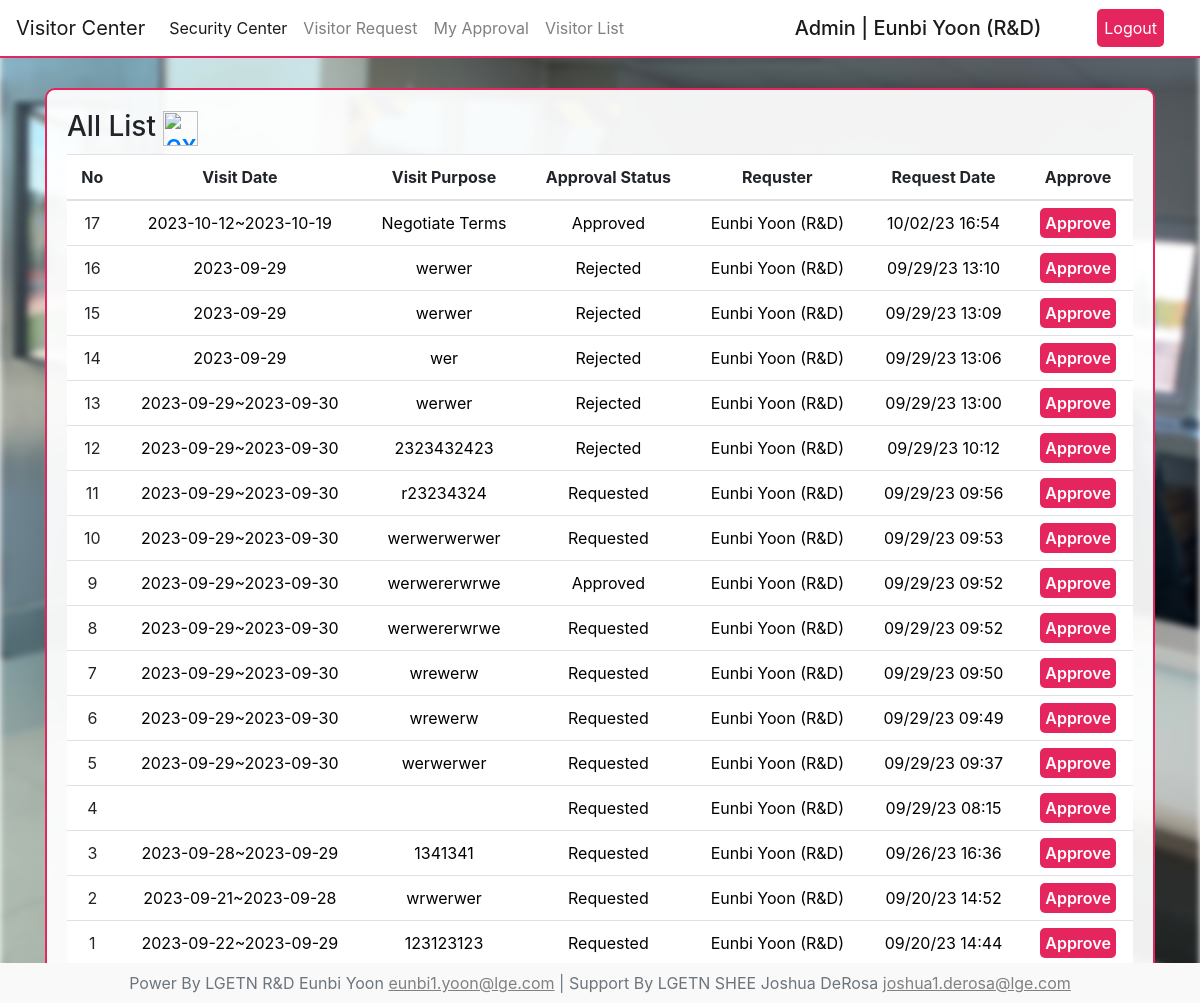
Screenshot of /security/visitor/list (signed in) with the database file from the repository.
### user/models.py (models this page shows, shortened)
class CustomUser(AbstractUser):
    first_name=models.CharField(max_length=30)
    last_name=models.CharField(max_length=30)
    team_at=models.ForeignKey(Team, on_delete=models.SET_NULL, null=True)
    email=models.EmailField(
        unique=True,
        validators=[
            RegexValidator(
                regex=r'^[a-zA-Z0-9._%+-]+@lge\.com$',
                message='Email address must end with lge.com'
            )
        ]
    )
    myday_credit=models.IntegerField(null=True, blank=True, default=1)

class Team(models.Model):
    team_name=models.CharField(max_length=50)
    team_manager=models.CharField(max_length=50)
    manager_email=models.EmailField(
        unique=True,
        validators=[
            RegexValidator(
                regex=r'^[a-zA-Z0-9._%+-]+@lge\.com$',
                message='Email address must end with lge.com'
            )
    ])
    def __str__(self):
        return self.team_name

### visitor/models.py (models this page shows)
class VisitorData(models.Model):
    visitor_name=models.CharField(max_length=255, null=False, blank=False)
    visitor_company=models.CharField(max_length=255, null=False, blank=False)
    start_date=models.CharField(max_length=100, null=False, blank=False)
    end_date=models.CharField(max_length=100, null=True, blank=True)
    visitor_purpose=models.TextField(null=False, blank=False)
    bring_laptop=models.CharField(max_length=255, null=False, blank=False)
    pic_contact=models.CharField(max_length=255, null=True, blank=True)
    register_at=models.DateTimeField(auto_now_add=True)
    remark=models.TextField(null=True, blank=True)
    check_in=models.DateTimeField(null=True, blank=True)
    check_out=models.DateTimeField(null=True, blank=True)
    user=models.ForeignKey(CustomUser, on_delete=models.CASCADE)
    approval_status=models.CharField(max_length=20, default='Requested')

### visitor/views.py (the view)
# urls.py: path('list',VlistView,name='Vlist_url'),
@login_required
def VlistView(request):
    try:
        visitor_list=VisitorData.objects.all().order_by('-id')
        context={
            'visitor_list':visitor_list
        }
        return render(request, 'visitor_list.html', context)
    except:
        return render(request,'visitor_list.html')

### visitor/templates/visitor_list.html (shortened to what this page needs)
{% extends 'visitor_base.html' %}
{% block container %}
{% load static %}
  <link rel="stylesheet" href="https://cdn.datatables.net/1.13.6/css/jquery.dataTables.min.css">
  <div class="View text-center">
    <h3 class="list-title text-left">All List <a href="{% url 'Vallexcel_url' %}" class="center"><img width="35" height="35" src="https://img.icons8.com/material-outlined/35/f94040/export-excel.png" alt="export-excel"/></a></h3>
    <table class="table text-center" id="dataTable">
      <thead>
        <tr>
          <th class="text-center">No</th>
          <th class="text-center">Visit Date</th>
          <th class="text-center">Visit Purpose</th>
          <th class="text-center">Approval Status</th>
          <th class="text-center">Requster</th>
          <th class="text-center">Request Date</th>
          {% if user.is_superuser%}
            <th class="text-center">Approve</th>
          {% endif %}
        </tr>
      </thead>
      <tbody>
        {% for visitor in visitor_list %}
          <tr>
            <td>{{ visitor.id }}</td>
            <td><a href="{% url 'Vdetail_url' visitor.id %}">{{ visitor.start_date }}{% if visitor.end_date %}~{{ visitor.end_date }}{% endif %}</a></td>
            <td><a href="{% url 'Vdetail_url' visitor.id %}">{{ visitor.visitor_purpose|slice:"50" }}</a></td>
            <td><a href="{% url 'Vdetail_url' visitor.id %}">{{ visitor.approval_status }}</a></td>
            <td><a href="{% url 'Vdetail_url' visitor.id %}">{{ visitor.user.first_name }} {{ visitor.user.last_name }} ({{ visitor.user.team_at }})</a></td>
            <td><a href="{% url 'Vdetail_url' visitor.id %}">{{ visitor.register_at|date:"m/d/y H:i" }}</a></td>
            {% if user.is_superuser %}
            <td><a class="approval_button" href="{% url 'Vlistapproval_url' visitor.id %}">Approve</a></td>
            {% endif %}
          </tr>
        {% endfor %}
      </tbody>
    </table>
  </div>
{% endblock %}

### visitor/templates/visitor_base.html (shortened to what this page needs)
<div class="visitor-background">
  {% extends 'base.html' %}
  {% block nav %}
    {% load static %}
    <link rel="stylesheet" href="{% static 'css/visitor4.css' %}">
    <nav class="navbar navbar-expand-lg navbar-light">
      <a class="navbar-brand" href="{% url 'Vhome_url' %}">Visitor Center</a>
      <div class="collapse navbar-collapse" id="navbarColor02">
        <ul class="navbar-nav mr-auto">
          <li class="nav-item active">
            <a class="nav-link" href="{% url 'securityhome_url' %}">Security Center</a>
          </li>
          <li class="nav-item">
            <a class="nav-link" href="{% url 'Vregister_url' %}">Visitor Request</a>
          </li>
          <li class="nav-item">
            <a class="nav-link" href="{% url 'Vmy_url' %}">My Approval</a>
          </li>
          <li class="nav-item">
            <a class="nav-link" href="{% url 'Vlist_url' %}">Visitor List</a>
          </li>
        </ul>
        <form class="form-inline" style="margin:0;">
          {% if user.is_authenticated %}
            {% if user.is_superuser %}
              <h5 style="color:white; margin:0 20px 0 30px; border:1px solid white; border-radius: 5px; padding:5px">Admin | {{user.first_name }} {{user.last_name}} ({{user.team_at}})</h5>
              <a class="top-banner" href="{% url 'logout_url' %}">Logout</a>
            {% else %}
              <h5 style="color:white; margin:0 20px 0 30px; border:1px solid white; border-radius: 5px; padding:5px">User | {{user.first_name }} {{user.last_name}} ({{user.team_at}})</h5>
              <a class="top-banner" href="{% url 'logout_url' %}">Logout</a>
            {% endif %}
          {% else %}
            <h5 style="color:white; margin:0">Login Here</h5>
            <a class="top-banner" href="{% url 'login_url' %}">Login</a>
          {% endif %}
        </form>
      </div>
    </nav>
  {% endblock %}

### static/css/visitor4.css (style rules this page uses)
#dataTable { width: 100% !important; }
.top-banner { color:white !important; margin:0 20px 0 30px; background-color:#E5255E; border-radius: 5px; padding:5px; border:2px solid #E5255E; }
.visitor-background { z-index:1; position: relative; padding:0; height: 100%; }
.visitor-background::before { content:""; background-size: cover; background-image: url('../../static/image/visitor.PNG'); filter:blur(3px); position:fixed; z-index:-1; width: 100%; height: 100%; top:0; left:0; }
nav { border-bottom:2px solid #E5255E !important; background-color: white; }
nav form a { color: #1b1b1b !important; margin:0 20px 0 30px; border:1px solid white; border-radius: 5px; padding:5px }
nav h5 { text-transform: capitalize; color: #1b1b1b !important; margin:0 }
.View { background-color: rgba(255, 255, 255, 0.932); margin-top:30px; border-radius: 10px; padding:20px; border: 2px solid #E5255E; }
#dataTable { background-color: white; }
#dataTable a { color:black }
.approval_button { background-color: #E5255E; color:white !important; font-weight: 600; padding:5px; border-radius: 5px; text-decoration: none; cursor: pointer; }

### rows the page displays
CustomUser: first_name "Eunbi", last_name "Yoon", team_at "R&D"
VisitorData: id "17", start_date "2023-10-12", end_date "2023-10-19", visitor_purpose "Negotiate Terms", approval_status "Approved", user.first_name "Eunbi", user.last_name "Yoon", user.team_at "R&D", register_at "10/02/23 16:54"
VisitorData: id "16", start_date "2023-09-29", visitor_purpose "werwer", approval_status "Rejected", user.first_name "Eunbi", user.last_name "Yoon", user.team_at "R&D", register_at "09/29/23 13:10"
VisitorData: id "15", start_date "2023-09-29", visitor_purpose "werwer", approval_status "Rejected", user.first_name "Eunbi", user.last_name "Yoon", user.team_at "R&D", register_at "09/29/23 13:09"
VisitorData: id "14", start_date "2023-09-29", visitor_purpose "wer", approval_status "Rejected", user.first_name "Eunbi", user.last_name "Yoon", user.team_at "R&D", register_at "09/29/23 13:06"
VisitorData: id "13", start_date "2023-09-29", end_date "2023-09-30", visitor_purpose "werwer", approval_status "Rejected", user.first_name "Eunbi", user.last_name "Yoon", user.team_at "R&D", register_at "09/29/23 13:00"
VisitorData: id "12", start_date "2023-09-29", end_date "2023-09-30", visitor_purpose "2323432423", approval_status "Rejected", user.first_name "Eunbi", user.last_name "Yoon", user.team_at "R&D", register_at "09/29/23 10:12"
VisitorData: id "11", start_date "2023-09-29", end_date "2023-09-30", visitor_purpose "r23234324", approval_status "Requested", user.first_name "Eunbi", user.last_name "Yoon", user.team_at "R&D", register_at "09/29/23 09:56"
VisitorData: id "10", start_date "2023-09-29", end_date "2023-09-30", visitor_purpose "werwerwerwer", approval_status "Requested", user.first_name "Eunbi", user.last_name "Yoon", user.team_at "R&D", register_at "09/29/23 09:53"
VisitorData: id "9", start_date "2023-09-29", end_date "2023-09-30", visitor_purpose "werwererwrwe", approval_status "Approved", user.first_name "Eunbi", user.last_name "Yoon", user.team_at "R&D", register_at "09/29/23 09:52"
VisitorData: id "8", start_date "2023-09-29", end_date "2023-09-30", visitor_purpose "werwererwrwe", approval_status "Requested", user.first_name "Eunbi", user.last_name "Yoon", user.team_at "R&D", register_at "09/29/23 09:52"
VisitorData: id "7", start_date "2023-09-29", end_date "2023-09-30", visitor_purpose "wrewerw", approval_status "Requested", user.first_name "Eunbi", user.last_name "Yoon", user.team_at "R&D", register_at "09/29/23 09:50"
VisitorData: id "6", start_date "2023-09-29", end_date "2023-09-30", visitor_purpose "wrewerw", approval_status "Requested", user.first_name "Eunbi", user.last_name "Yoon", user.team_at "R&D", register_at "09/29/23 09:49"
VisitorData: id "5", start_date "2023-09-29", end_date "2023-09-30", visitor_purpose "werwerwer", approval_status "Requested", user.first_name "Eunbi", user.last_name "Yoon", user.team_at "R&D", register_at "09/29/23 09:37"
VisitorData: id "4", approval_status "Requested", user.first_name "Eunbi", user.last_name "Yoon", user.team_at "R&D", register_at "09/29/23 08:15"
VisitorData: id "3", start_date "2023-09-28", end_date "2023-09-29", visitor_purpose "1341341", approval_status "Requested", user.first_name "Eunbi", user.last_name "Yoon", user.team_at "R&D", register_at "09/26/23 16:36"
VisitorData: id "2", start_date "2023-09-21", end_date "2023-09-28", visitor_purpose "wrwerwer", approval_status "Requested", user.first_name "Eunbi", user.last_name "Yoon", user.team_at "R&D", register_at "09/20/23 14:52"
VisitorData: id "1", start_date "2023-09-22", end_date "2023-09-29", visitor_purpose "123123123", approval_status "Requested", user.first_name "Eunbi", user.last_name "Yoon", user.team_at "R&D", register_at "09/20/23 14:44"
